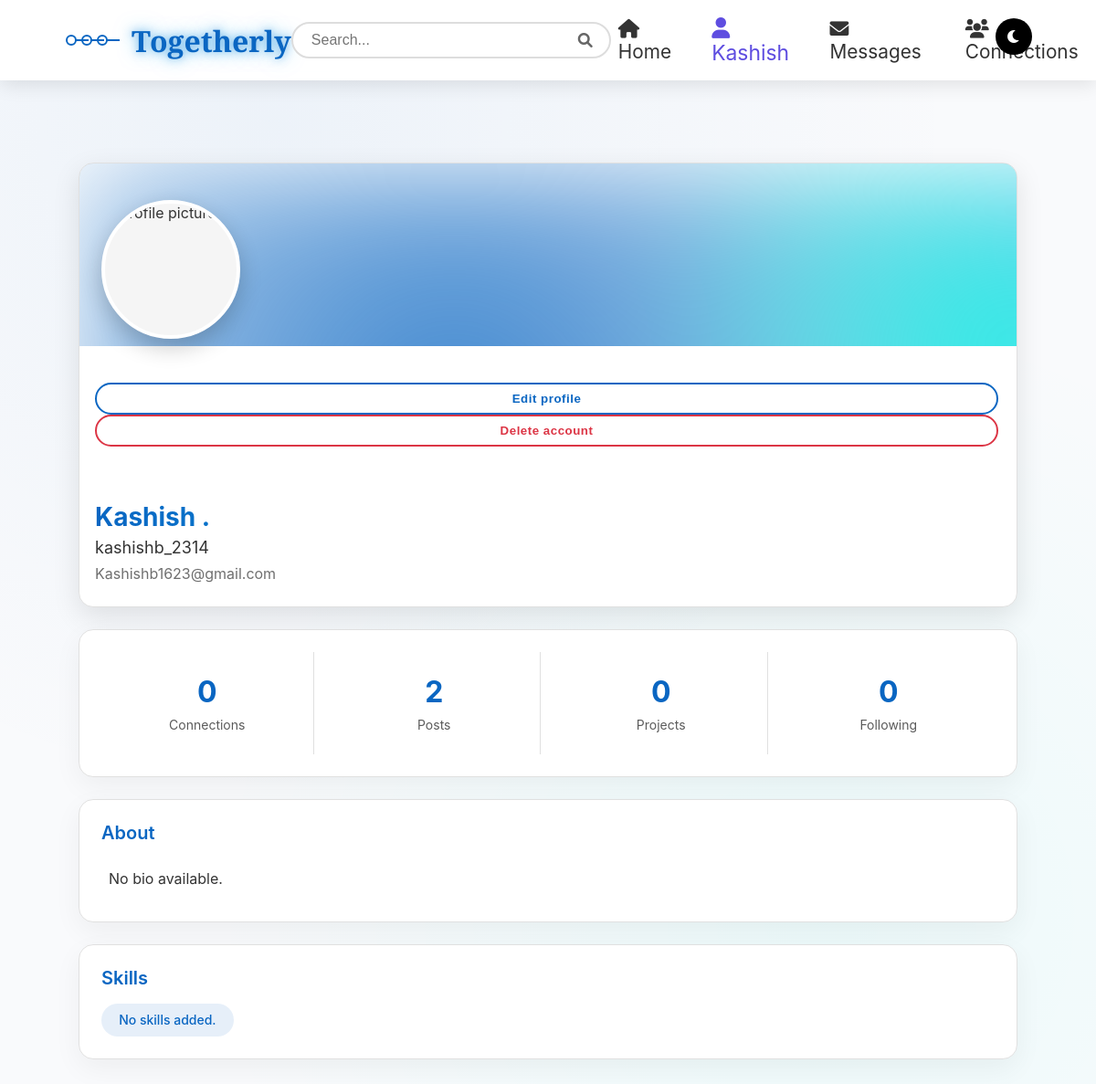
The app's page /user_profile/ (signed in) with its own data.
### users/models.py (models this page shows)
class User(AbstractUser):
    email = models.EmailField(unique=True)

class UserProfile(models.Model):
    user = models.OneToOneField(User, on_delete=models.CASCADE)
    name = models.CharField(max_length=200, blank=True, null=True)
    username = models.CharField(max_length=100, blank=True, null=True)
    email = models.EmailField(blank=True, null=True)
    bio = models.CharField(max_length=500, blank=True, null=True)
    skills = models.CharField(max_length=500, blank=True, null=True)

### users/views.py (the view)
# urls.py: path('user_profile/', views.profile, name='profile'),
@login_required
def profile(request):
    user_profile, created = UserProfile.objects.get_or_create(
        user=request.user,
        defaults={
            'name': f"{request.user.first_name} {request.user.last_name}".strip(),
            'username': request.user.username,
            'email': request.user.email,
        }
    )
    post_count = Post.objects.filter(user=request.user).count()
    skills = [s.strip() for s in user_profile.skills.split(',')] if user_profile.skills else []
    return render(request, 'users/userprofile.html', {
        'user': request.user,
        'user_profile': user_profile,
        'skills': skills,
        'post_count': post_count,  # Add post count to context
    })

### users/templates/users/userprofile.html (shortened to what this page needs)
{% load static %}
<!DOCTYPE html>
<html lang="en">
<head>
    <link rel="stylesheet" href="{% static 'users/userprofile.css' %}">
    <link rel="stylesheet" href="https://cdnjs.cloudflare.com/ajax/libs/font-awesome/6.0.0-beta3/css/all.min.css">
</head>
<body>
    <div class="navbar">
        <div class="logo">
            <div class="logo-icon">
                <div class="logo-circle"></div>
                <div class="logo-circle"></div>
                <div class="logo-circle"></div>
            </div>
            <span class="logo-text">Togetherly</span>
        </div>
        <div class="search-container">
            <div class="search-box">
                <input type="text" class="search-input" placeholder="Search...">
                <button class="search-btn" style="position: absolute; top: 0rem;">
                    <i class="fas fa-search"></i>
                </button>
            </div>
        </div>
        <div class="nav-links">
            {% if user.is_authenticated %}
                <div class="nav-item">
                    <a href="{% url 'home' %}"><i class="fas fa-home"></i> Home</a>
                </div>
                <div class="nav-item">
                    <a href="{% url 'profile' %}" style="color: rgb(94, 77, 224); transform: scale(1.1);"><i class="fas fa-user"></i> {{ user.first_name|default:user.username }} </a>
                </div>
                <div class="nav-item">
                    <a href="{% url 'messaging' %}"><i class="fas fa-envelope"></i> Messages</a>
                </div>
                <div class="nav-item">
                    <a href="{% url 'connections' %}"><i class="fas fa-users"></i> Connections</a>
                </div>
            {% endif %}
            <div class="nav-item">
                <button class="theme-toggle" id="themeToggle">
                    <i class="fas fa-moon"></i>
                </button>
            </div>
        </div>
    </div>
    <div class="container">
        <div class="profile-card">
            <div class="profile-background"><div class="aurora"></div></div>
            <div class="profile-info">
                <div class="profile-picture-container">
                    <div class="profile-picture">
                        <img id="profileImage" src="https://static.vecteezy.com/system/resources/previews/005/544/718/non_2x/profile-icon-design-free-vector.jpg" alt="Profile picture">
                    </div>
                </div>
                <div class="profile-actions">
                    <button class="btn" id="editProfile">Edit profile</button>
                    <form method="post" action="{% url 'delete_account' %}">
                        <button class="btn btn-danger" type="submit" onclick="return confirm('Are you sure you want to delete your account? This cannot be undone.')">Delete account</button>
                    </form>
                </div>
                <div class="profile-details">
                    <h1 class="profile-name">{{ user_profile.name|default:user.get_full_name|default:user.username }}</h1>
                    <div class="profile-headline">{{ user_profile.username|default:user.username }}</div>
                    <div class="profile-location">{{ user_profile.email|default:user.email }}</div>
                </div>
            </div>
        </div>
        <div class="stats-section">
            <div class="stat-card">
                <div class="stat-number">0</div>
                <div class="stat-label">Connections</div>
            </div>
            <div class="stat-card">
                <div class="stat-number">{{ post_count }}</div>
                <div class="stat-label">Posts</div>
            </div>
            <div class="stat-card">
                <div class="stat-number">0</div>
                <div class="stat-label">Projects</div>
            </div>
            <div class="stat-card">
                <div class="stat-number">0</div>
                <div class="stat-label">Following</div>
            </div>
        </div>
        <div class="bio-section">
            <div class="bio-header">
                <h3>About</h3>
            </div>
            <div class="bio-content">
                {{ user_profile.bio|default:"No bio available." }}
            </div>
        </div>
        <div class="skills-section">
            <h3>Skills</h3>
            <div class="skills-container">
                {% if skills %}
                    {% for skill in skills %}
                        <span class="skill-tag">{{ skill }}</span>
                    {% endfor %}
                {% else %}
                    <span class="skill-tag">No skills added.</span>
                {% endif %}
            </div>
        </div>
    </div>
</body>
</html>

### records on screen
User: first_name "Kashish"
UserProfile: name "Kashish .", username "kashishb_2314", email "Kashishb1623@gmail.com", bio "No bio available."

### other values on screen
{{ post_count }} "2"
